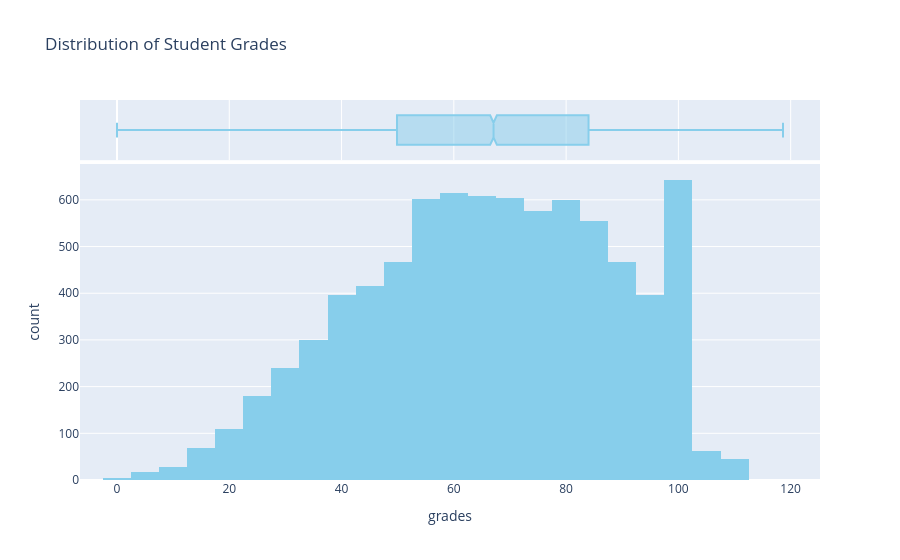

Here is the notebook cell this chart was saved with:
### Markdown cell above
### Insight: Correlation Heatmap
The heatmap reveals the pairwise correlations between all numeric features. Look for strong positive or negative correlations between gaming hours and grades, and note any unexpected relationships (e.g., between stress and gaming frequency). Weak correlations may suggest non-linear dynamics worth exploring further.

### Code cell
# 2. Distribution of Grades
fig = px.histogram(df, x='grades', marginal='box', nbins=30, 
                   title='Distribution of Student Grades', 
                   color_discrete_sequence=['skyblue'])
fig.show()

### Figure 1 — Plotly figure (JSON) as saved in the notebook; plotly's stock layout.template omitted (floating-point values rounded to 4 significant figures; data arrays with more than 128 entries replaced by an {"elided": "..."} marker saying what was removed)
{"data": [{"alignmentgroup": "True", "bingroup": "x", "hovertemplate": "grades=%{x}<br>count=%{y}<extra></extra>", "legendgroup": "", "marker": {"color": "skyblue", "pattern": {"shape": ""}}, "name": "", "nbinsx": 30, "offsetgroup": "", "orientation": "v", "showlegend": false, "type": "histogram", "x": {"elided": "8000 float values"}, "xaxis": "x", "yaxis": "y"}, {"alignmentgroup": "True", "hovertemplate": "grades=%{x}<extra></extra>", "legendgroup": "", "marker": {"color": "skyblue"}, "name": "", "notched": true, "offsetgroup": "", "showlegend": false, "type": "box", "x": {"elided": "8000 float values"}, "xaxis": "x2", "yaxis": "y2"}], "layout": {"barmode": "relative", "legend": {"tracegroupgap": 0}, "title": {"text": "Distribution of Student Grades"}, "xaxis": {"anchor": "y", "domain": [0, 1], "title": {"text": "grades"}}, "xaxis2": {"anchor": "y2", "domain": [0, 1], "matches": "x", "showgrid": true, "showticklabels": false}, "yaxis": {"anchor": "x", "domain": [0, 0.8316], "title": {"text": "count"}}, "yaxis2": {"anchor": "x2", "domain": [0.8416, 1], "matches": "y2", "showgrid": false, "showline": false, "showticklabels": false, "ticks": ""}}}
